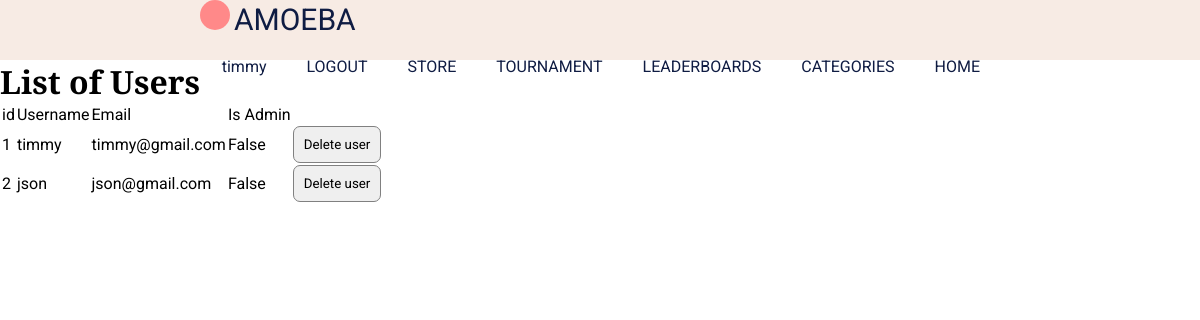
Page /users (signed in) on the earlier database version.
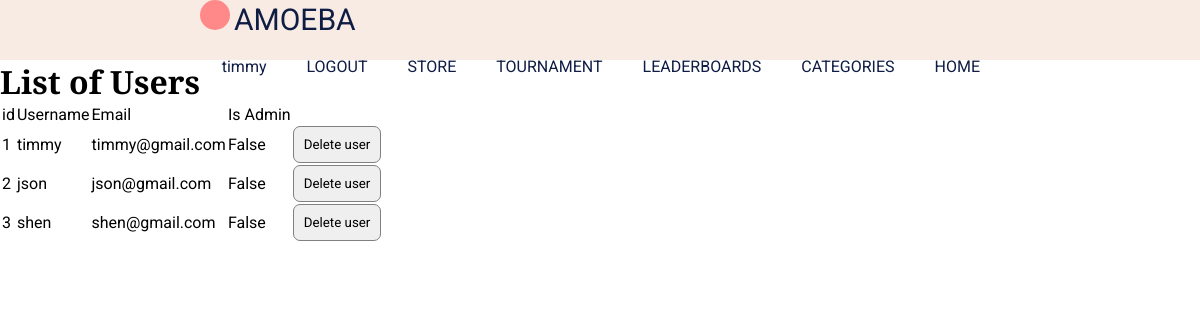
Same page on the later database version.
### app/models.py (models this page shows, shortened)
class User(UserMixin, db.Model):
  id = db.Column(db.Integer, primary_key=True)
  username = db.Column(db.String(20), unique=True, index=True, nullable=False)
  email = db.Column(db.String(120), unique=True, index=True, nullable=False)
  password_hash = db.Column(db.String(128))
  posted_quizes = db.relationship('Quiz', backref = 'postedby', lazy = 'dynamic')
  attempts = db.relationship('Attempt', backref = 'user', lazy = 'dynamic')
  is_admin = db.Column(db.Boolean, default=False, nullable=False)
  date_joined = db.Column(db.DateTime, index=True, default=datetime.utcnow)

### app/routes.py (the view)
@app.route('/users', methods=['GET', 'POST'])
@login_required
def users():
  deluserform = DeleteUserForm()
  users = User.query.all()
  if deluserform.submitDelete.data and deluserform.validate_on_submit():
    db.session.delete(user)
    db.session.commit()
  return render_template('usersview.html', users=users, deluserform=deluserform)

### app/forms.py
class DeleteUserForm(FlaskForm):
  submitDelete = SubmitField('Delete user')

### app/models.py (called while the page is built)
@login.user_loader
def load_user(id): #retrieve the user object representing the current user from the database
  return User.query.get(int(id)) #flask-login uses string for ids. database uses integers for id

### app/templates/usersview.html (shortened to what this page needs)
{% extends "template.html" %} {% block content%}
<h1>List of Users</h1>
<table>
  <tr>
    <td>id</td>
    <td>Username</td>
    <td>Email</td>
    <td>Is Admin</td>
  </tr>
  {% for u in users %}
  <tr>
    <td>{{ u.id }}</td>
    <td>{{ u.username }}</td>
    <td>{{ u.email }}</td>
    <td>{{ u.is_admin }}</td>
    <td>
      <form method="post" class="tohide">
        <p>{{ deluserform.submitDelete() }}</p>
      </form>
    </td>
  </tr>
  {% endfor %}
</table>
{% endblock %}

### app/templates/template.html (shortened to what this page needs)
<html lang="en">
  <head>
    <link
      rel="stylesheet"
      type="text/css"
      href="{{ url_for('static', filename =
    'styles/content.css')}}"
    />
  </head>
  <body>
    <header>
      <div class="header-content">
        <div class="logo">
          <div id="amoeba-logo"></div>
          <span id="logo-text">AMOEBA</span>
        </div>
        <u1 class="navigation">
          <a href="{{ url_for('index') }}">HOME</a>
          <a href="{{ url_for('categories') }}">CATEGORIES</a>
          <a href="{{ url_for('leaderboards') }}">LEADERBOARDS</a>
          <a>TOURNAMENT</a>
          <a>STORE</a>
          {% if current_user.is_authenticated %}
          <a href="{{ url_for('logout') }}">LOGOUT</a>
          <a href="{{ url_for('profile', username=current_user.username) }}">{{ current_user.username }}</a>
          {% else %}
          <a href="{{ url_for('signup_login') }}">LOGIN/SIGNUP</a>
          {% endif %}
        </u1>
      </div>
    </header>
    {% block content %}{% endblock %}
  </body>
</html>

Differences in the rows shown:
added User: id "3", username "shen", email "shen@gmail.com", is_admin "False"
